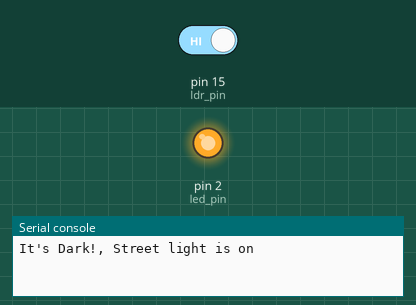
Simulated run of this program. Board: MicroPython board. Parts: output pins drawn as LEDs (lit = HIGH), the last lines printed to the serial console. Inputs (shaded band) come from the test bench; at power-on: pin 15 (ldr_pin) HIGH.

Above: at 1.2 s.
1.3 s: pin 15 (ldr_pin) driven LOW
At 3.0 s:
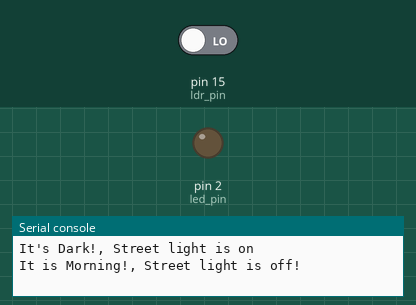
4.0 s: pin 15 (ldr_pin) driven HIGH
At 4.5 s:
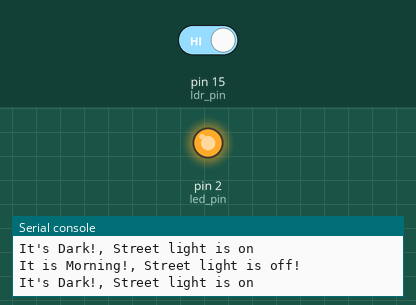
Timing chart, 0 to 7.0 s (numbered marks = the images above; inputs shaded):
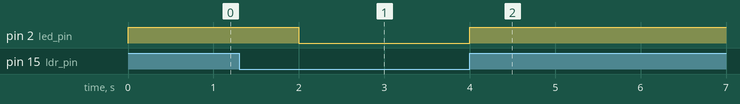

Measured:
- after the input at 1.3 s, pin 2 (led_pin): HIGH → LOW after 0.70 s
- after the input at 4.0 s, pin 2 (led_pin): LOW → HIGH at once

The program:

321.py
```python
#Implement Street ligth System:

import machine, time

led_pin=machine.Pin(2, machine.Pin.OUT)
ldr_pin=machine.Pin(15, machine.Pin.IN)

while(1):
    v=ldr_pin.value()
    if(v==0):
        print("It is Morning!, Street light is off!")
        led_pin.off()
    else:
        print("It's Dark!, Street light is on")
        led_pin.on()
    time.sleep(2)
    
```
